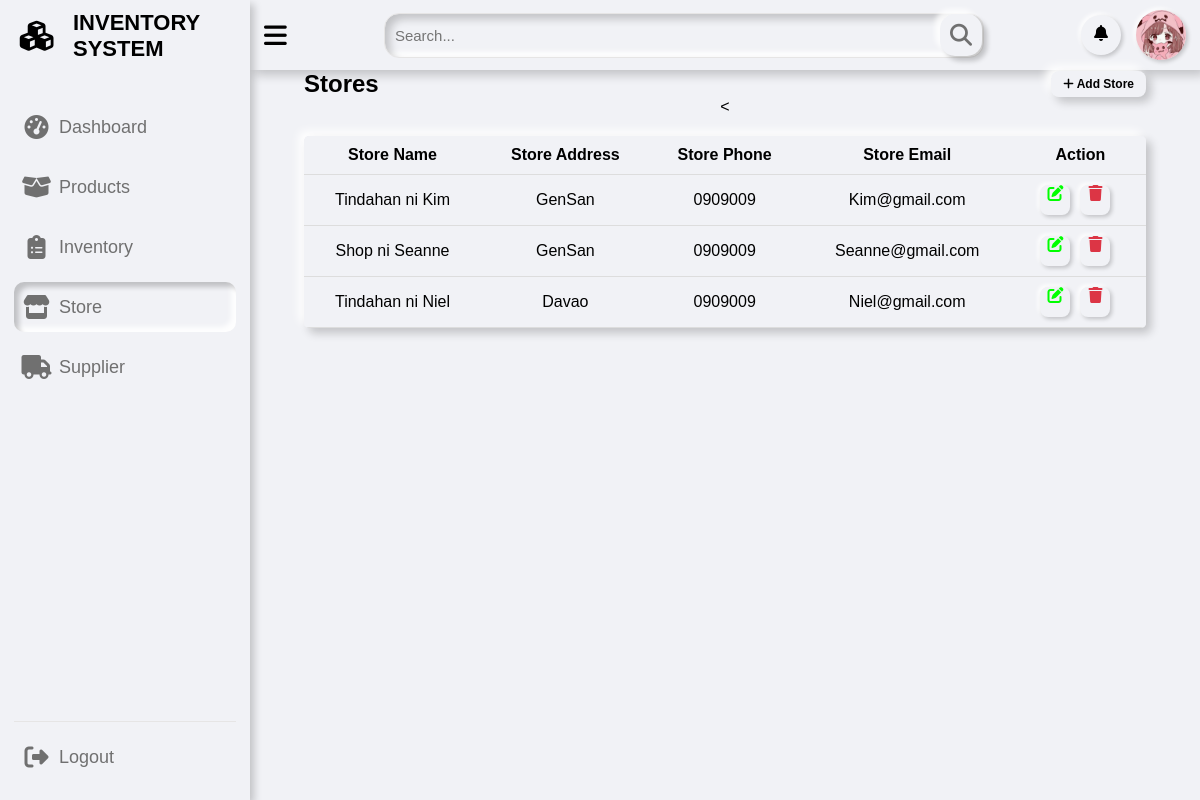
Screenshot of /pages/store.php (signed in) with the database file from the repository.
### tables this page shows
CREATE TABLE `store` (
  `store_id` int(11) NOT NULL,
  `user_id` int(11) DEFAULT NULL,
  `store_name` varchar(255) NOT NULL,
  `store_address` varchar(255) NOT NULL,
  `store_email` varchar(255) NOT NULL,
  `store_phone` varchar(255) NOT NULL
);

### pages/store.php (the view, shortened to what this page needs)
<?php
if (isset($_SESSION['id']) && isset($_SESSION['username']) && $_SESSION['role'] === 'admin') {
?>
  <?php
  include "../includes/sidebar.php";
  include "../includes/topbar.php";
  ?>
  <div class="dash-content">
    <h2>
      Stores
      <span class="popup-icon" onclick="openPopup()">
        <i class="fas fa-plus"></i> Add Store
      </span>
    </h2>
    <?php
    $sql = "SELECT * FROM store";
    $result = $pdo->query($sql);
    if ($result->rowCount() > 0) {
      echo "<table class='product-table'>";
      echo "<thead><tr><th>Store Name</th><th>Store Address</th><th>Store Phone</th><th>Store Email</th><<th>Action</th></tr></thead>";
      echo "<tbody>";
      while ($row = $result->fetch(PDO::FETCH_ASSOC)) {
        echo "<tr>";
        echo "<td>" . $row['store_name'] . "</td>";
        echo "<td>" . $row['store_address'] . "</td>";
        echo "<td>" . $row['store_phone'] . "</td>";
        echo "<td>" . $row['store_email'] . "</td>";
        echo "<td>";
        echo "<a href='#' onclick='openEditStorePopup(" . json_encode($row) . ")' class='edit'><i class='fas fa-edit'></i></a>";
        echo "<a href='#' onclick='openDeleteStorePopup(" . $row['store_id'] . ")' class='delete'><i class='fas fa-trash'></i></a>";
        echo "</td>";
        echo "</tr>";
      }
      echo "</tbody>";
      echo "</table>";
    } else {
      echo "No stores found.";
    }
    ?>
    <?php
    include "../includes/footbar.php";
    ?>
  <?php
} else {
  header("Location: ../index.php?error=Access Error");
  exit();
}
  ?>

### css/dashboard.css (style rules this page uses)
* { margin: 0; padding: 0; box-sizing: border-box; font-family: "Poppins", sans-serif; }
:root { --primary-color: #0e4bf1; --color-hover: #0e4bf1; --panel-color: #f1f2f6; --text-color: #000; --card-color: #fff; --black-light-color: #707070; --border-color: #e6e5e5; --toggle-color: #ddd; --box1-color: #4dffe4; --box2-color: #acd3ff; --box3-color: #fce7d1; --title-icon-color: #fff; --tran-05: all 0.5s ease; --tran-03: all 0.3s ease; --tran-03: all 0.2s ease; }
body { min-height: 100vh; background-color: #fff; }
.dashboard .dash-content { padding-top: 60px; }
.dash-content { text-align: center; padding: 40px; }
.dash-content h2 { display: flex; justify-content: space-between; align-items: center; color: var(--text-color); }
.popup-icon { display: inline-block; padding: 6px 12px; background-color: var(--panel-color); color: var(--text-color); border: none; border-radius: 8px; font-size: 12px; cursor: pointer; box-shadow: 5px 5px 10px rgba(0, 0, 0, 0.2), -5px -5px 10px rgba(255, 255, 255, 1); transition: transform 0.3s ease-in-out; z-index: 10; }
.product-table, .order-table { width: 100%; border-collapse: collapse; margin-top: 20px; background-color: var(--panel-color); box-shadow: 5px 5px 10px rgba(0, 0, 0, 0.2), -5px -5px 10px rgba(255, 255, 255, 1); border-radius: 5px; overflow: hidden; }
.product-table th, .product-table td, .order-table th, .order-table td { padding: 10px; text-align: center; align-items: center; border-bottom: 1px solid #ddd; color: var(--text-color); }
.product-table td, .order-table td { background-color: var(--panel-color); }
.product-table th, .order-table th { background-color: var(--panel-color); color: var(--text-color); }
.product-table a, .order-table a { text-decoration: none; color: #333; margin-right: 10px; transition: transform 0.3s ease-in-out; }
.product-table a.edit, .order-table a.edit { display: inline-block; width: 30px; height: 30px; background-color: var(--panel-color); color: #00ff00; box-shadow: 2px 2px 4px rgba(0, 0, 0, 0.2), -2px -2px 4px rgba(255, 255, 255, 1); border-radius: 8px; }
.product-table a.delete, .order-table a.delete { display: inline-block; justify-content: center; align-items: center; width: 30px; height: 30px; color: #dc3545; background-color: var(--panel-color); box-shadow: 2px 2px 4px rgba(0, 0, 0, 0.2), -2px -2px 4px rgba(255, 255, 255, 1); border-radius: 8px; }

### rows the page displays
store: store_name "Tindahan ni Kim", store_address "GenSan", store_phone "0909009", store_email "Kim@gmail.com"
store: store_name "Shop ni Seanne", store_address "GenSan", store_phone "0909009", store_email "Seanne@gmail.com"
store: store_name "Tindahan ni Niel", store_address "Davao", store_phone "0909009", store_email "Niel@gmail.com"
